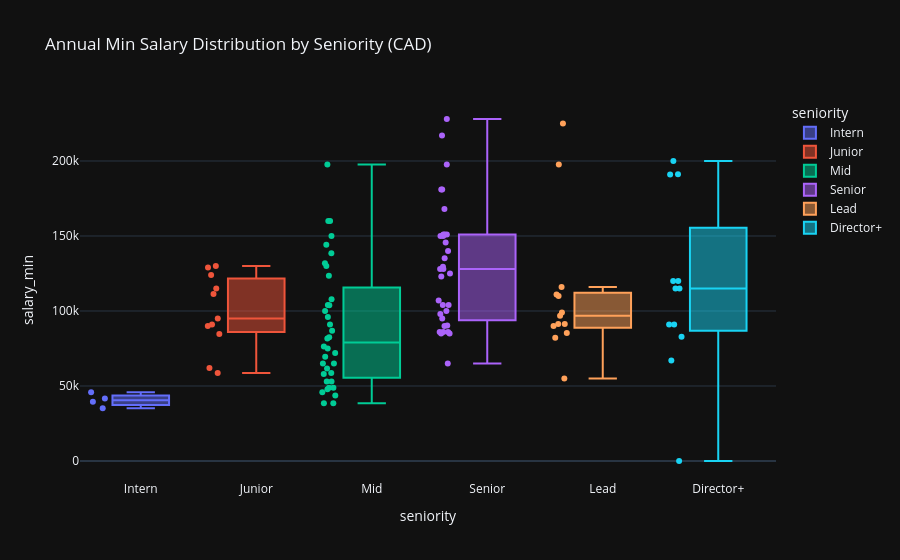

The notebook cell saved with this chart:
### Markdown cell above
## 1. Salary Distribution by Seniority
Examine the annual CAD salary ranges across different career levels.

### Code cell
salary_df = df[df["salary_min"].notna() & (df["salary_period"] == "YEAR")].copy()

fig = px.box(
    salary_df, 
    x="seniority", 
    y="salary_min",
    color="seniority",
    points="all",
    title="Annual Min Salary Distribution by Seniority (CAD)",
    category_orders={"seniority": ["Intern", "Junior", "Mid", "Senior", "Lead", "Director+"]},
    template="plotly_dark"
)
fig.show()

### Figure 1 — Plotly figure (JSON) as saved in the notebook; plotly's stock layout.template omitted (floating-point values rounded to 4 significant figures)
{"data": [{"alignmentgroup": "True", "boxpoints": "all", "hovertemplate": "seniority=%{x}<br>salary_min=%{y}<extra></extra>", "legendgroup": "Intern", "marker": {"color": "#636efa"}, "name": "Intern", "notched": false, "offsetgroup": "Intern", "orientation": "v", "showlegend": true, "type": "box", "x": ["Intern", "Intern", "Intern", "Intern"], "x0": " ", "xaxis": "x", "y": [35100, 41600, 45760, 39520], "y0": " ", "yaxis": "y"}, {"alignmentgroup": "True", "boxpoints": "all", "hovertemplate": "seniority=%{x}<br>salary_min=%{y}<extra></extra>", "legendgroup": "Junior", "marker": {"color": "#EF553B"}, "name": "Junior", "notched": false, "offsetgroup": "Junior", "orientation": "v", "showlegend": true, "type": "box", "x": ["Junior", "Junior", "Junior", "Junior", "Junior", "Junior", "Junior", "Junior", "Junior", "Junior", "Junior"], "x0": " ", "xaxis": "x", "y": [111333, 95000, 62000, 130000, 84698, 90000, 124000, 129000, 115000, 91000, 58697], "y0": " ", "yaxis": "y"}, {"alignmentgroup": "True", "boxpoints": "all", "hovertemplate": "seniority=%{x}<br>salary_min=%{y}<extra></extra>", "legendgroup": "Mid", "marker": {"color": "#00cc96"}, "name": "Mid", "notched": false, "offsetgroup": "Mid", "orientation": "v", "showlegend": true, "type": "box", "x": ["Mid", "Mid", "Mid", "Mid", "Mid", "Mid", "Mid", "Mid", "Mid", "Mid", "Mid", "Mid", "Mid", "Mid", "Mid", "Mid", "Mid", "Mid", "Mid", "Mid", "Mid", "Mid", "Mid", "Mid", "Mid", "Mid", "Mid", "Mid", "Mid", "Mid", "Mid", "Mid", "Mid", "Mid", "Mid", "Mid"], "x0": " ", "xaxis": "x", "y": [58000, 86900, 47840, 61600, 69534, 75000, 131800, 130000, 43617, 107868, 48776, 45760, 160000, 81600, 76313, 53000, 123500, 53000, 65000, 65000, 58700, 103800, 82432, 38480, 160000, 138550, 72000, 91000, 150000, 48774, 104000, 144100, 96000, 38480, 100000, 197600], "y0": " ", "yaxis": "y"}, {"alignmentgroup": "True", "boxpoints": "all", "hovertemplate": "seniority=%{x}<br>salary_min=%{y}<extra></extra>", "legendgroup": "Senior", "marker": {"color": "#ab63fa"}, "name": "Senior", "notched": false, "offsetgroup": "Senior", "orientation": "v", "showlegend": true, "type": "box", "x": ["Senior", "Senior", "Senior", "Senior", "Senior", "Senior", "Senior", "Senior", "Senior", "Senior", "Senior", "Senior", "Senior", "Senior", "Senior", "Senior", "Senior", "Senior", "Senior", "Senior", "Senior", "Senior", "Senior", "Senior", "Senior", "Senior", "Senior", "Senior", "Senior", "Senior", "Senior", "Senior", "Senior"], "x0": " ", "xaxis": "x", "y": [100000, 181050, 104000, 128000, 135200, 228000, 90000, 125000, 86000, 181050, 168000, 145600, 98000, 85000, 140000, 217000, 95000, 65000, 129522, 128000, 151000, 123000, 151000, 107000, 90300, 150000, 85000, 151000, 86000, 86000, 150000, 104000, 197600], "y0": " ", "yaxis": "y"}, {"alignmentgroup": "True", "boxpoints": "all", "hovertemplate": "seniority=%{x}<br>salary_min=%{y}<extra></extra>", "legendgroup": "Lead", "marker": {"color": "#FFA15A"}, "name": "Lead", "notched": false, "offsetgroup": "Lead", "orientation": "v", "showlegend": true, "type": "box", "x": ["Lead", "Lead", "Lead", "Lead", "Lead", "Lead", "Lead", "Lead", "Lead", "Lead", "Lead", "Lead", "Lead"], "x0": " ", "xaxis": "x", "y": [85400, 116000, 225000, 82217, 99000, 110000, 96800, 91270, 90000, 111000, 55000, 197600, 91270], "y0": " ", "yaxis": "y"}, {"alignmentgroup": "True", "boxpoints": "all", "hovertemplate": "seniority=%{x}<br>salary_min=%{y}<extra></extra>", "legendgroup": "Director+", "marker": {"color": "#19d3f3"}, "name": "Director+", "notched": false, "offsetgroup": "Director+", "orientation": "v", "showlegend": true, "type": "box", "x": ["Director+", "Director+", "Director+", "Director+", "Director+", "Director+", "Director+", "Director+", "Director+", "Director+", "Director+", "Director+"], "x0": " ", "xaxis": "x", "y": [67000, 191000, 200000, 120000, 120000, 0, 115000, 191200, 82800, 91000, 115000, 91000], "y0": " ", "yaxis": "y"}], "layout": {"boxmode": "overlay", "legend": {"title": {"text": "seniority"}, "tracegroupgap": 0}, "title": {"text": "Annual Min Salary Distribution by Seniority (CAD)"}, "xaxis": {"anchor": "y", "categoryarray": ["Intern", "Junior", "Mid", "Senior", "Lead", "Director+"], "categoryorder": "array", "domain": [0, 1], "title": {"text": "seniority"}}, "yaxis": {"anchor": "x", "domain": [0, 1], "title": {"text": "salary_min"}}}}
